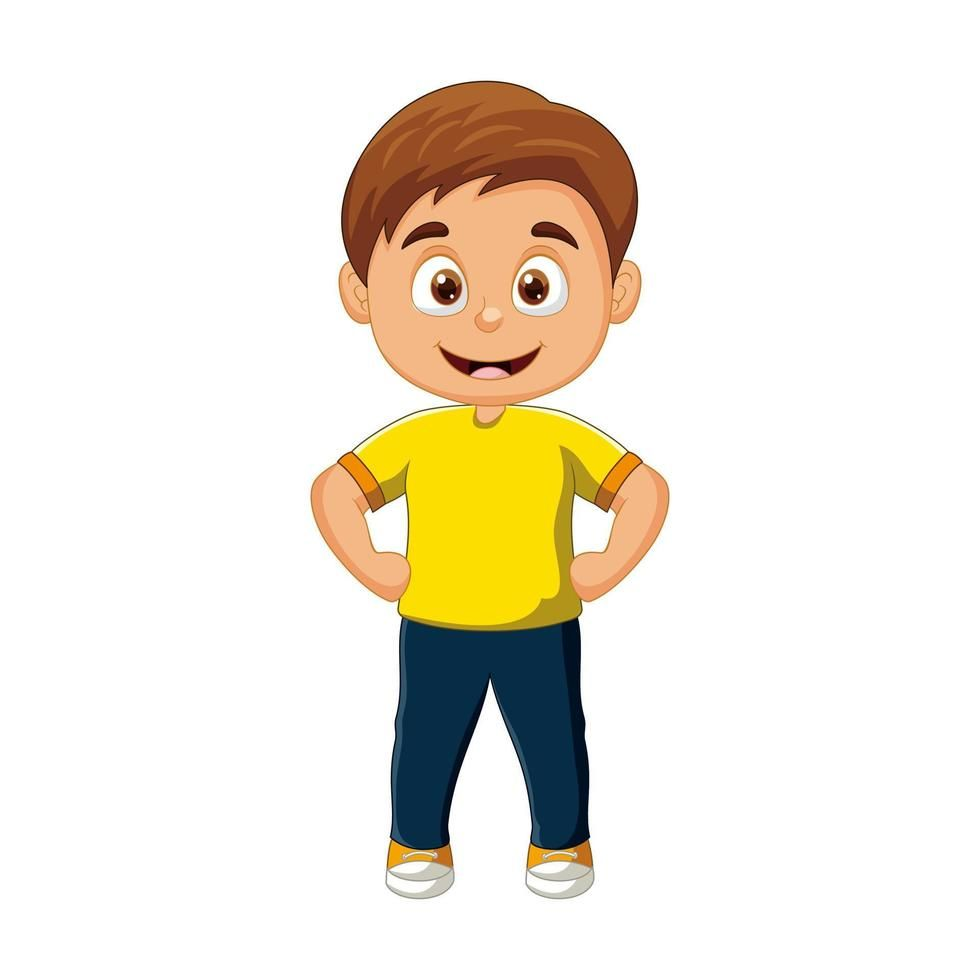
#> input picture CVL/Lab1/kid.jpg, 980 x 980 px
$ python l1q6.py
#> lines starting #> are read from the running program, lines starting #| are printed output that depends on the picture
# Python program to explain cv2.rotate() method

# importing cv2 and matplotlib
import cv2
import matplotlib.pyplot as plt

# Reading an image in default mode
src_img = cv2.imread("kid.jpg")
#> src_img is the input picture: shape (980, 980, 3); mean B, G, R 221.2, 233.7, 240.1


rot_img_1 = cv2.rotate(src_img, cv2.ROTATE_90_CLOCKWISE)  # Using cv2.ROTATE_90_CLOCKWISE rotate by 90 degrees clockwise
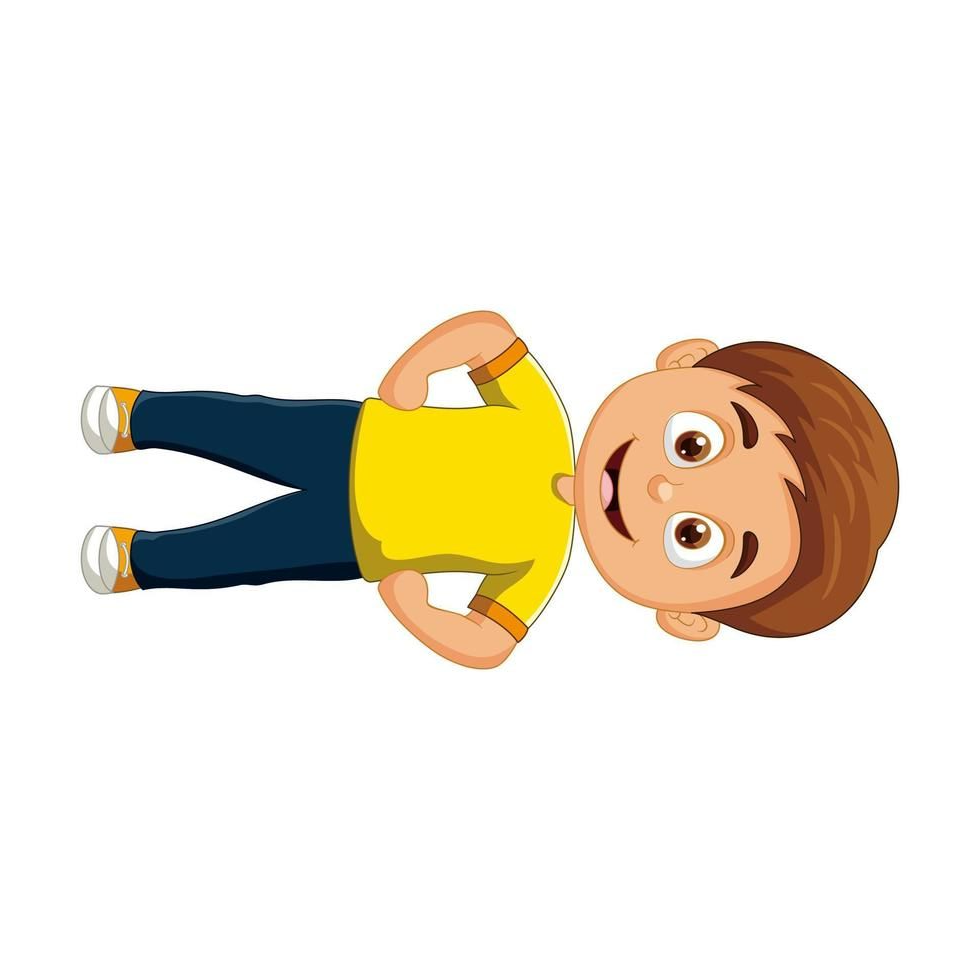
#> rot_img_1: shape (980, 980, 3); mean B, G, R 221.2, 233.7, 240.1
rot_img_2 = cv2.rotate(src_img, cv2.ROTATE_180)  # Using cv2.ROTATE_180 rotate by 180 degrees clockwise
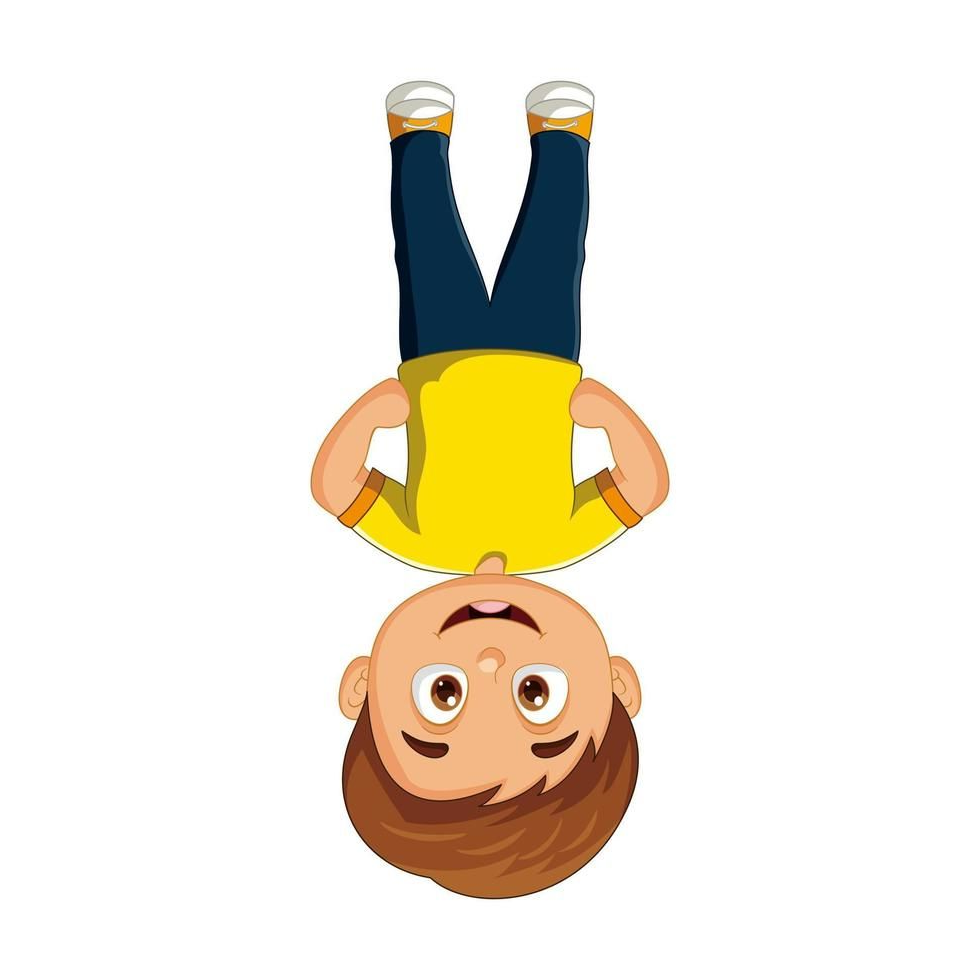
#> rot_img_2: shape (980, 980, 3); mean B, G, R 221.2, 233.7, 240.1
rot_img_3 = cv2.rotate(src_img, cv2.ROTATE_90_COUNTERCLOCKWISE)  # Using cv2.ROTATE_90_COUNTERCLOCKWISE rotate by 270 degrees clockwise
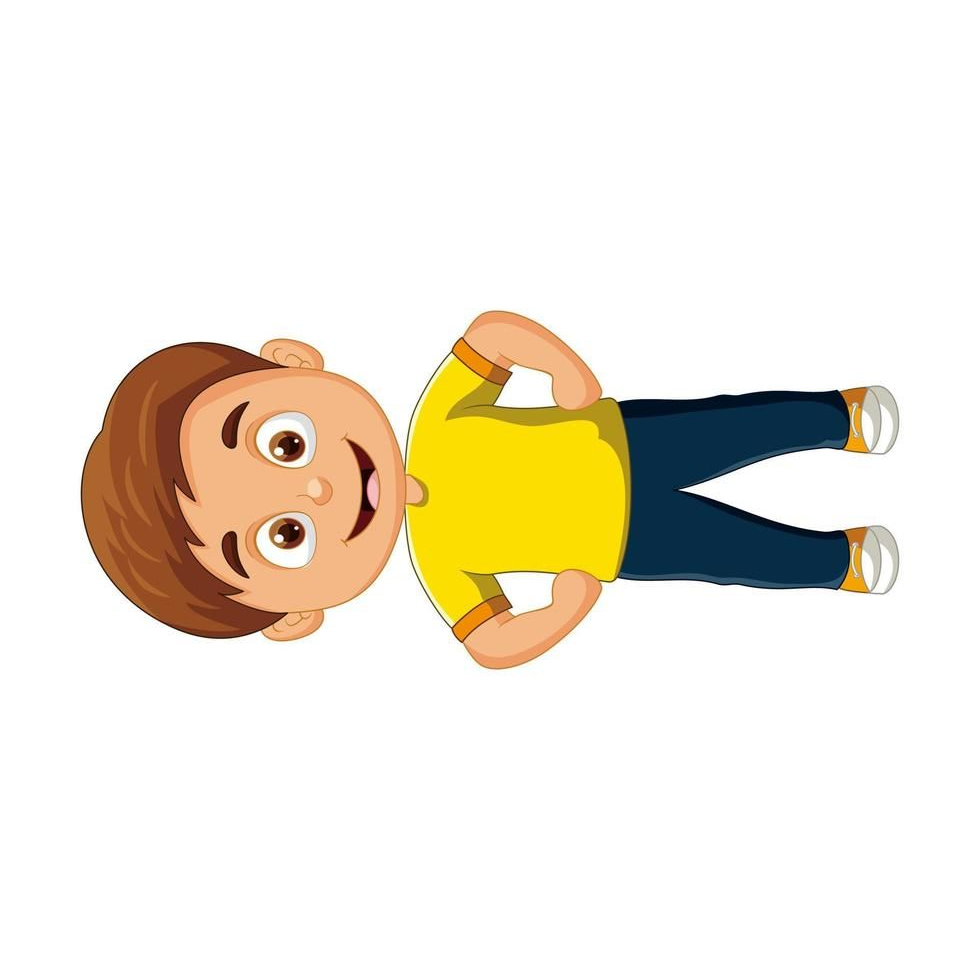
#> rot_img_3: shape (980, 980, 3); mean B, G, R 221.2, 233.7, 240.1

# Show the images

cv2.imshow('Rotate 90° CW', rot_img_1)
cv2.waitKey(0)
cv2.imshow('Rotate 180°', rot_img_2)
cv2.waitKey(0)
cv2.imshow('Rotate 90° ACW', rot_img_3)
cv2.waitKey(0)
cv2.imshow('Original', src_img)
cv2.waitKey(0)

cv2.destroyAllWindows()
